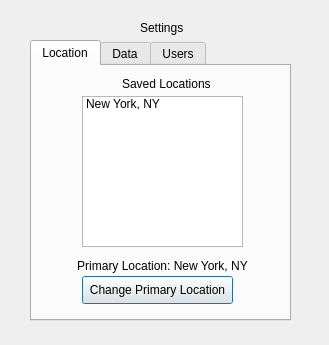
<?xml version="1.0" encoding="UTF-8"?>
<ui version="4.0">
 <class>Dialog</class>
 <widget class="QDialog" name="Dialog">
  <property name="geometry">
   <rect>
    <x>0</x>
    <y>0</y>
    <width>329</width>
    <height>345</height>
   </rect>
  </property>
  <property name="windowTitle">
   <string>Dialog</string>
  </property>
  <widget class="QLabel" name="label">
   <property name="geometry">
    <rect>
     <x>140</x>
     <y>20</y>
     <width>55</width>
     <height>16</height>
    </rect>
   </property>
   <property name="text">
    <string>Settings</string>
   </property>
  </widget>
  <widget class="QTabWidget" name="tabWidget">
   <property name="geometry">
    <rect>
     <x>30</x>
     <y>40</y>
     <width>261</width>
     <height>281</height>
    </rect>
   </property>
   <property name="currentIndex">
    <number>0</number>
   </property>
   <widget class="QWidget" name="tab">
    <attribute name="title">
     <string>Location</string>
    </attribute>
    <widget class="QListWidget" name="listWidget">
     <property name="geometry">
      <rect>
       <x>50</x>
       <y>30</y>
       <width>161</width>
       <height>151</height>
      </rect>
     </property>
     <item>
      <property name="text">
       <string>New York, NY</string>
      </property>
     </item>
    </widget>
    <widget class="QLabel" name="label_2">
     <property name="geometry">
      <rect>
       <x>10</x>
       <y>190</y>
       <width>241</width>
       <height>20</height>
      </rect>
     </property>
     <property name="text">
      <string>Primary Location: New York, NY</string>
     </property>
     <property name="alignment">
      <set>Qt::AlignCenter</set>
     </property>
    </widget>
    <widget class="QPushButton" name="pushButton">
     <property name="geometry">
      <rect>
       <x>50</x>
       <y>210</y>
       <width>151</width>
       <height>28</height>
      </rect>
     </property>
     <property name="text">
      <string>Change Primary Location</string>
     </property>
    </widget>
    <widget class="QLabel" name="label_3">
     <property name="geometry">
      <rect>
       <x>90</x>
       <y>10</y>
       <width>91</width>
       <height>16</height>
      </rect>
     </property>
     <property name="text">
      <string>Saved Locations</string>
     </property>
    </widget>
   </widget>
   <widget class="QWidget" name="tab_2">
    <attribute name="title">
     <string>Data</string>
    </attribute>
    <widget class="QTextEdit" name="textEdit">
     <property name="geometry">
      <rect>
       <x>10</x>
       <y>50</y>
       <width>181</width>
       <height>21</height>
      </rect>
     </property>
    </widget>
    <widget class="QTextEdit" name="textEdit_2">
     <property name="geometry">
      <rect>
       <x>10</x>
       <y>110</y>
       <width>181</width>
       <height>21</height>
      </rect>
     </property>
    </widget>
    <widget class="QLabel" name="label_4">
     <property name="geometry">
      <rect>
       <x>10</x>
       <y>30</y>
       <width>141</width>
       <height>16</height>
      </rect>
     </property>
     <property name="text">
      <string>Current User Data File</string>
     </property>
    </widget>
    <widget class="QLabel" name="label_5">
     <property name="geometry">
      <rect>
       <x>10</x>
       <y>90</y>
       <width>141</width>
       <height>16</height>
      </rect>
     </property>
     <property name="text">
      <string>Forecast Data Folder</string>
     </property>
    </widget>
    <widget class="QToolButton" name="toolButton">
     <property name="geometry">
      <rect>
       <x>200</x>
       <y>50</y>
       <width>27</width>
       <height>22</height>
      </rect>
     </property>
     <property name="text">
      <string>...</string>
     </property>
    </widget>
    <widget class="QToolButton" name="toolButton_2">
     <property name="geometry">
      <rect>
       <x>200</x>
       <y>110</y>
       <width>27</width>
       <height>22</height>
      </rect>
     </property>
     <property name="text">
      <string>...</string>
     </property>
    </widget>
    <widget class="QLabel" name="label_8">
     <property name="geometry">
      <rect>
       <x>10</x>
       <y>150</y>
       <width>141</width>
       <height>16</height>
      </rect>
     </property>
     <property name="text">
      <string>Forecast Report Folder</string>
     </property>
    </widget>
    <widget class="QTextEdit" name="textEdit_3">
     <property name="geometry">
      <rect>
       <x>10</x>
       <y>170</y>
       <width>181</width>
       <height>21</height>
      </rect>
     </property>
    </widget>
    <widget class="QToolButton" name="toolButton_3">
     <property name="geometry">
      <rect>
       <x>200</x>
       <y>170</y>
       <width>27</width>
       <height>22</height>
      </rect>
     </property>
     <property name="text">
      <string>...</string>
     </property>
    </widget>
   </widget>
   <widget class="QWidget" name="tab_3">
    <attribute name="title">
     <string>Users</string>
    </attribute>
    <widget class="QLabel" name="label_6">
     <property name="geometry">
      <rect>
       <x>10</x>
       <y>200</y>
       <width>241</width>
       <height>20</height>
      </rect>
     </property>
     <property name="text">
      <string>Current User: User</string>
     </property>
     <property name="alignment">
      <set>Qt::AlignCenter</set>
     </property>
    </widget>
    <widget class="QPushButton" name="pushButton_2">
     <property name="geometry">
      <rect>
       <x>70</x>
       <y>220</y>
       <width>111</width>
       <height>21</height>
      </rect>
     </property>
     <property name="text">
      <string>Switch User</string>
     </property>
    </widget>
    <widget class="QLabel" name="label_7">
     <property name="geometry">
      <rect>
       <x>90</x>
       <y>10</y>
       <width>91</width>
       <height>16</height>
      </rect>
     </property>
     <property name="text">
      <string>Saved Users</string>
     </property>
    </widget>
    <widget class="QListWidget" name="listWidget_2">
     <property name="geometry">
      <rect>
       <x>50</x>
       <y>40</y>
       <width>161</width>
       <height>151</height>
      </rect>
     </property>
     <item>
      <property name="text">
       <string>User</string>
      </property>
     </item>
    </widget>
   </widget>
  </widget>
 </widget>
 <resources/>
 <connections/>
</ui>
